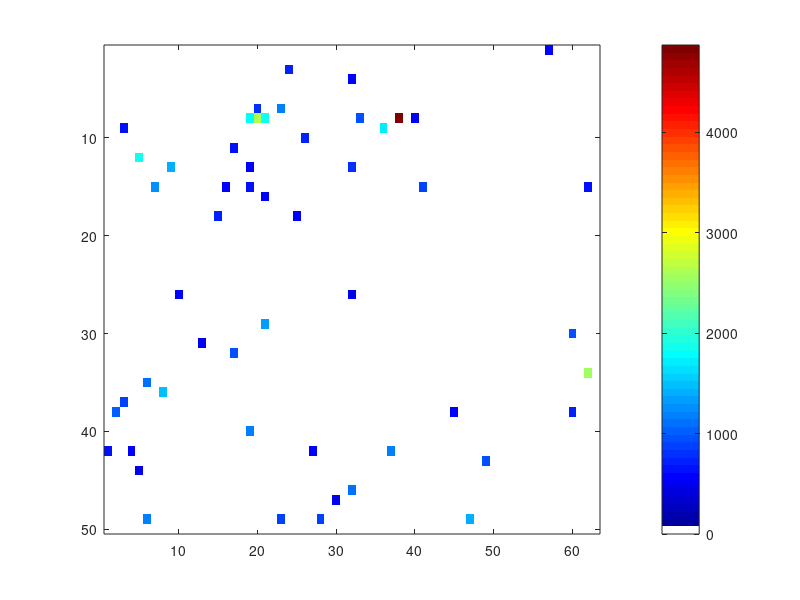

Reproduce this figure in MATLAB.
image = csvread('img_matrices/vbf65300.csv');
figure;
imagesc(image);
mymap = jet;
for i = 1:3
    mymap(1,i) = 1;
end
colormap(mymap);
colorbar
